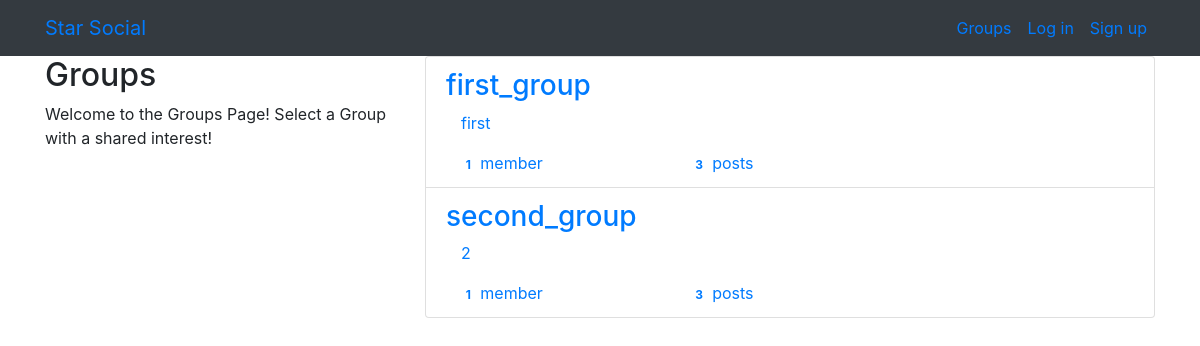
The app's page /groups/ with its own data.
### groups/models.py (models this page shows, shortened)
class Group(models.Model):
    name = models.CharField(max_length=255, unique=True)
    slug = models.SlugField(allow_unicode=True, unique=True) #allow_unicode means that SlugField, now accepts unicode characters instead of just ASCII characters.
    description = models.TextField(blank=True, default='')
    description_html = models.TextField(editable=False, default='', blank=True)
    members = models.ManyToManyField(User, through='GroupMember')
    class Meta:
        ordering = ['name']     #When the objects of this model are retrieved, they will be present in this ordering.

### groups/views.py (the view)
# urls.py: path('', views.ListGroups.as_view(), name='all'),
class ListGroups(generic.ListView):
    model = Group

### groups/templates/groups/group_list.html (shortened to what this page needs)
{% extends "groups/group_base.html" %}
{% block pregroup %}
<div class="col-md-4">
	<div class="content">
			<h2>Groups</h2>
			<p>Welcome to the Groups Page! Select a Group with a shared interest!</p>
	</div>
</div>
{% endblock %}
{% block group_content %}
<div class="col-md-8">
	<div class="list-group">
		{% for group in object_list %}
		  <a class="list-group-item" href="{% url 'groups:single' slug=group.slug %}">
			     <h3 class="title list-group-item-heading">{{ group.name }}</h3>
			<div class="list-group-item-text container-fluid">
				{{ group.description_html|safe }}
				<div class="row">
					<div class="col-md-4">
						<span class="badge">{{ group.members.count }}</span> member{{ group.members.count|pluralize }}
					</div>
					<div class="col-md-4">
						<span class="badge">{{ group.posts.count }}</span> post{{ group.posts.count|pluralize }}
					</div>
				</div>
			</div>
		</a>
		{% endfor %}
	</div>
</div>
{% endblock %}

### records on screen
Group: name "first_group", description_html "first", members.count "1", posts.count "3"
Group: name "second_group", description_html "2", members.count "1", posts.count "3"
